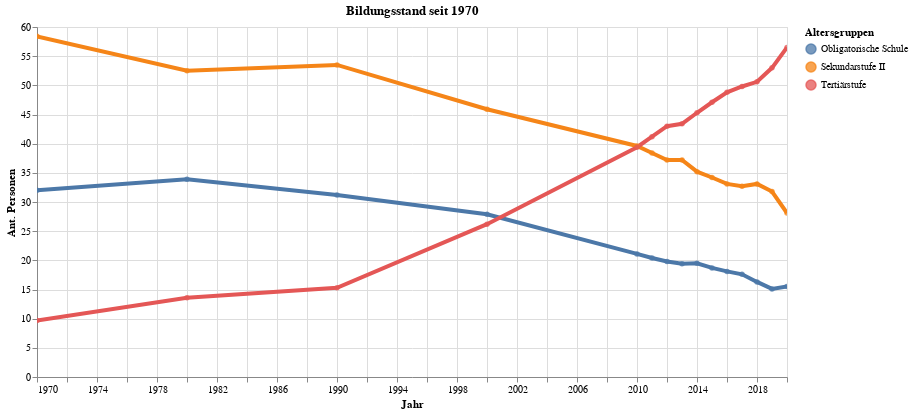

The cell this chart's notebook holds for it:
### Code cell
myTitle="Bildungsstand seit 1970"

highlight = alt.selection(type='single', on='mouseover',
                          fields=['Bildungsstand'], nearest=True)
#x='date:StichtagDatJahr',
base = alt.Chart(myAgg.reset_index().query('mean_AntBev>0'), title=myTitle).encode(
    x=alt.X('Jahr', axis=alt.Axis(title='Jahr'))# , axis=alt.Axis(format='%', title='percentage')
    , y=alt.X('mean_AntBev', axis=alt.Axis(title='Ant. Personen'))
    , color=alt.Color('Bildungsstand', legend=alt.Legend(title="Altersgruppen", orient="right"))  
    ,tooltip=['Jahr_str', 'Bildungsstand','mean_AntBev']    
)
points = base.mark_circle().encode(
    opacity=alt.value(0.75)
).add_selection(
    highlight
).properties(
    width=750 , height=350
)
lines = base.mark_line().encode(
    size=alt.condition(~highlight, alt.value(0.5), alt.value(4))
).interactive()

lines + points

### Figure 1 — Vega-Lite specification as saved in the notebook (floating-point values rounded to 4 significant figures)
{"config": {"view": {"continuousWidth": 400, "continuousHeight": 300}}, "layer": [{"mark": "line", "encoding": {"color": {"type": "nominal", "field": "Bildungsstand", "legend": {"orient": "right", "title": "Altersgruppen"}}, "size": {"condition": {"value": 0.5, "selection": {"not": "selector001"}}, "value": 4}, "tooltip": [{"type": "nominal", "field": "Jahr_str"}, {"type": "nominal", "field": "Bildungsstand"}, {"type": "quantitative", "field": "mean_AntBev"}], "x": {"type": "temporal", "axis": {"title": "Jahr"}, "field": "Jahr"}, "y": {"type": "quantitative", "axis": {"title": "Ant. Personen"}, "field": "mean_AntBev"}}, "selection": {"selector002": {"type": "interval", "bind": "scales", "encodings": ["x", "y"]}}, "title": "Bildungsstand seit 1970"}, {"mark": "circle", "encoding": {"color": {"type": "nominal", "field": "Bildungsstand", "legend": {"orient": "right", "title": "Altersgruppen"}}, "opacity": {"value": 0.75}, "tooltip": [{"type": "nominal", "field": "Jahr_str"}, {"type": "nominal", "field": "Bildungsstand"}, {"type": "quantitative", "field": "mean_AntBev"}], "x": {"type": "temporal", "axis": {"title": "Jahr"}, "field": "Jahr"}, "y": {"type": "quantitative", "axis": {"title": "Ant. Personen"}, "field": "mean_AntBev"}}, "height": 350, "selection": {"selector001": {"type": "single", "on": "mouseover", "fields": ["Bildungsstand"], "nearest": true}}, "title": "Bildungsstand seit 1970", "width": 750}], "data": {"name": "data-4794cc3de84616ff7126d753a1f2fed5"}, "$schema": "https://vega.github.io/schema/vega-lite/v4.8.1.json", "datasets": {"data-4794cc3de84616ff7126d753a1f2fed5": [{"Jahr": "1970-01-01T00:00:00", "Jahr_str": "1970-01-01", "Bildungsstand": "Obligatorische Schule", "mean_AntBev": 32.0, "median_AntBev": 32.0}, {"Jahr": "1970-01-01T00:00:00", "Jahr_str": "1970-01-01", "Bildungsstand": "Sekundarstufe II", "mean_AntBev": 58.4, "median_AntBev": 58.4}, {"Jahr": "1970-01-01T00:00:00", "Jahr_str": "1970-01-01", "Bildungsstand": "Tertiärstufe", "mean_AntBev": 9.7, "median_AntBev": 9.7}, {"Jahr": "1980-01-01T00:00:00", "Jahr_str": "1980-01-01", "Bildungsstand": "Obligatorische Schule", "mean_AntBev": 33.9, "median_AntBev": 33.9}, {"Jahr": "1980-01-01T00:00:00", "Jahr_str": "1980-01-01", "Bildungsstand": "Sekundarstufe II", "mean_AntBev": 52.5, "median_AntBev": 52.5}, {"Jahr": "1980-01-01T00:00:00", "Jahr_str": "1980-01-01", "Bildungsstand": "Tertiärstufe", "mean_AntBev": 13.6, "median_AntBev": 13.6}, {"Jahr": "1990-01-01T00:00:00", "Jahr_str": "1990-01-01", "Bildungsstand": "Obligatorische Schule", "mean_AntBev": 31.2, "median_AntBev": 31.2}, {"Jahr": "1990-01-01T00:00:00", "Jahr_str": "1990-01-01", "Bildungsstand": "Sekundarstufe II", "mean_AntBev": 53.5, "median_AntBev": 53.5}, {"Jahr": "1990-01-01T00:00:00", "Jahr_str": "1990-01-01", "Bildungsstand": "Tertiärstufe", "mean_AntBev": 15.3, "median_AntBev": 15.3}, {"Jahr": "2000-01-01T00:00:00", "Jahr_str": "2000-01-01", "Bildungsstand": "Tertiärstufe", "mean_AntBev": 26.2, "median_AntBev": 26.2}, {"Jahr": "2000-01-01T00:00:00", "Jahr_str": "2000-01-01", "Bildungsstand": "Sekundarstufe II", "mean_AntBev": 45.9, "median_AntBev": 45.9}, {"Jahr": "2000-01-01T00:00:00", "Jahr_str": "2000-01-01", "Bildungsstand": "Obligatorische Schule", "mean_AntBev": 27.9, "median_AntBev": 27.9}, {"Jahr": "2010-01-01T00:00:00", "Jahr_str": "2010-01-01", "Bildungsstand": "Obligatorische Schule", "mean_AntBev": 21.1, "median_AntBev": 21.1}, {"Jahr": "2010-01-01T00:00:00", "Jahr_str": "2010-01-01", "Bildungsstand": "Sekundarstufe II", "mean_AntBev": 39.6, "median_AntBev": 39.6}, {"Jahr": "2010-01-01T00:00:00", "Jahr_str": "2010-01-01", "Bildungsstand": "Tertiärstufe", "mean_AntBev": 39.4, "median_AntBev": 39.4}, {"Jahr": "2011-01-01T00:00:00", "Jahr_str": "2011-01-01", "Bildungsstand": "Obligatorische Schule", "mean_AntBev": 20.4, "median_AntBev": 20.4}, {"Jahr": "2011-01-01T00:00:00", "Jahr_str": "2011-01-01", "Bildungsstand": "Sekundarstufe II", "mean_AntBev": 38.4, "median_AntBev": 38.4}, {"Jahr": "2011-01-01T00:00:00", "Jahr_str": "2011-01-01", "Bildungsstand": "Tertiärstufe", "mean_AntBev": 41.2, "median_AntBev": 41.2}, {"Jahr": "2012-01-01T00:00:00", "Jahr_str": "2012-01-01", "Bildungsstand": "Obligatorische Schule", "mean_AntBev": 19.8, "median_AntBev": 19.8}, {"Jahr": "2012-01-01T00:00:00", "Jahr_str": "2012-01-01", "Bildungsstand": "Sekundarstufe II", "mean_AntBev": 37.2, "median_AntBev": 37.2}, {"Jahr": "2012-01-01T00:00:00", "Jahr_str": "2012-01-01", "Bildungsstand": "Tertiärstufe", "mean_AntBev": 43.0, "median_AntBev": 43.0}, {"Jahr": "2013-01-01T00:00:00", "Jahr_str": "2013-01-01", "Bildungsstand": "Tertiärstufe", "mean_AntBev": 43.4, "median_AntBev": 43.4}, {"Jahr": "2013-01-01T00:00:00", "Jahr_str": "2013-01-01", "Bildungsstand": "Sekundarstufe II", "mean_AntBev": 37.2, "median_AntBev": 37.2}, {"Jahr": "2013-01-01T00:00:00", "Jahr_str": "2013-01-01", "Bildungsstand": "Obligatorische Schule", "mean_AntBev": 19.4, "median_AntBev": 19.4}, {"Jahr": "2014-01-01T00:00:00", "Jahr_str": "2014-01-01", "Bildungsstand": "Obligatorische Schule", "mean_AntBev": 19.5, "median_AntBev": 19.5}, {"Jahr": "2014-01-01T00:00:00", "Jahr_str": "2014-01-01", "Bildungsstand": "Sekundarstufe II", "mean_AntBev": 35.2, "median_AntBev": 35.2}, {"Jahr": "2014-01-01T00:00:00", "Jahr_str": "2014-01-01", "Bildungsstand": "Tertiärstufe", "mean_AntBev": 45.3, "median_AntBev": 45.3}, {"Jahr": "2015-01-01T00:00:00", "Jahr_str": "2015-01-01", "Bildungsstand": "Obligatorische Schule", "mean_AntBev": 18.7, "median_AntBev": 18.7}, {"Jahr": "2015-01-01T00:00:00", "Jahr_str": "2015-01-01", "Bildungsstand": "Sekundarstufe II", "mean_AntBev": 34.2, "median_AntBev": 34.2}, {"Jahr": "2015-01-01T00:00:00", "Jahr_str": "2015-01-01", "Bildungsstand": "Tertiärstufe", "mean_AntBev": 47.1, "median_AntBev": 47.1}, {"Jahr": "2016-01-01T00:00:00", "Jahr_str": "2016-01-01", "Bildungsstand": "Obligatorische Schule", "mean_AntBev": 18.1, "median_AntBev": 18.1}, {"Jahr": "2016-01-01T00:00:00", "Jahr_str": "2016-01-01", "Bildungsstand": "Sekundarstufe II", "mean_AntBev": 33.1, "median_AntBev": 33.1}, {"Jahr": "2016-01-01T00:00:00", "Jahr_str": "2016-01-01", "Bildungsstand": "Tertiärstufe", "mean_AntBev": 48.8, "median_AntBev": 48.8}, {"Jahr": "2017-01-01T00:00:00", "Jahr_str": "2017-01-01", "Bildungsstand": "Tertiärstufe", "mean_AntBev": 49.8, "median_AntBev": 49.8}, {"Jahr": "2017-01-01T00:00:00", "Jahr_str": "2017-01-01", "Bildungsstand": "Obligatorische Schule", "mean_AntBev": 17.6, "median_AntBev": 17.6}, {"Jahr": "2017-01-01T00:00:00", "Jahr_str": "2017-01-01", "Bildungsstand": "Sekundarstufe II", "mean_AntBev": 32.7, "median_AntBev": 32.7}, {"Jahr": "2018-01-01T00:00:00", "Jahr_str": "2018-01-01", "Bildungsstand": "Obligatorische Schule", "mean_AntBev": 16.3, "median_AntBev": 16.3}, {"Jahr": "2018-01-01T00:00:00", "Jahr_str": "2018-01-01", "Bildungsstand": "Sekundarstufe II", "mean_AntBev": 33.1, "median_AntBev": 33.1}, {"Jahr": "2018-01-01T00:00:00", "Jahr_str": "2018-01-01", "Bildungsstand": "Tertiärstufe", "mean_AntBev": 50.6, "median_AntBev": 50.6}, {"Jahr": "2019-01-01T00:00:00", "Jahr_str": "2019-01-01", "Bildungsstand": "Obligatorische Schule", "mean_AntBev": 15.1, "median_AntBev": 15.1}, {"Jahr": "2019-01-01T00:00:00", "Jahr_str": "2019-01-01", "Bildungsstand": "Sekundarstufe II", "mean_AntBev": 31.8, "median_AntBev": 31.8}, {"Jahr": "2019-01-01T00:00:00", "Jahr_str": "2019-01-01", "Bildungsstand": "Tertiärstufe", "mean_AntBev": 53.0, "median_AntBev": 53.0}, {"Jahr": "2020-01-01T00:00:00", "Jahr_str": "2020-01-01", "Bildungsstand": "Sekundarstufe II", "mean_AntBev": 28.1, "median_AntBev": 28.1}, {"Jahr": "2020-01-01T00:00:00", "Jahr_str": "2020-01-01", "Bildungsstand": "Obligatorische Schule", "mean_AntBev": 15.5, "median_AntBev": 15.5}, {"Jahr": "2020-01-01T00:00:00", "Jahr_str": "2020-01-01", "Bildungsstand": "Tertiärstufe", "mean_AntBev": 56.5, "median_AntBev": 56.5}]}}
